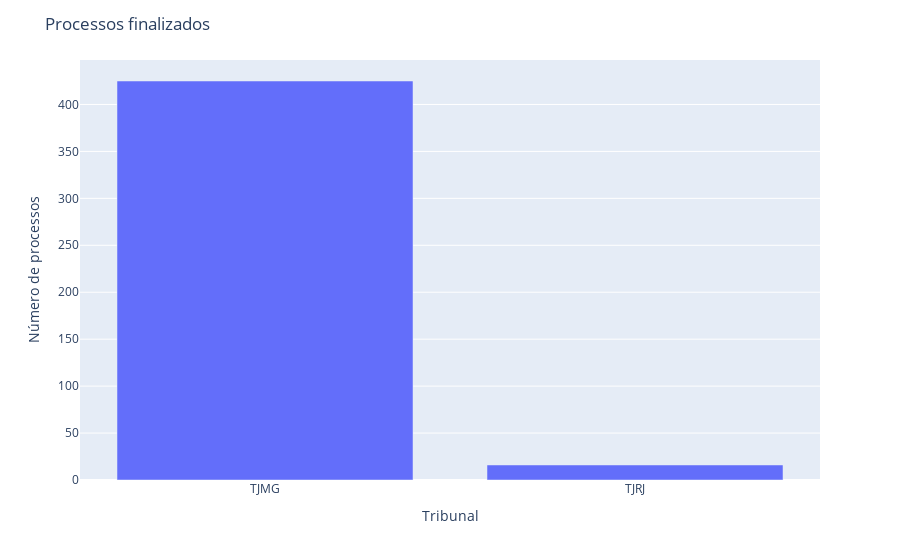

The code cell stored with this chart in its notebook:
### Code cell
closed_proc = df_moves[df_moves['descricao'] == 'Trânsito em julgado']['siglaTribunal'].value_counts().to_frame('count')
fig = px.bar(x=closed_proc.index, y=closed_proc['count'])
fig.update_layout(
    title='Processos finalizados',
    xaxis_title='Tribunal',
    yaxis_title='Número de processos'
)
fig.show()

### Figure 1 — Plotly figure (JSON) as saved in the notebook; plotly's stock layout.template omitted (floating-point values rounded to 4 significant figures)
{"data": [{"alignmentgroup": "True", "hovertemplate": "x=%{x}<br>y=%{y}<extra></extra>", "legendgroup": "", "marker": {"color": "#636efa"}, "name": "", "offsetgroup": "", "orientation": "v", "showlegend": false, "textposition": "auto", "type": "bar", "x": ["TJMG", "TJRJ"], "xaxis": "x", "y": [425, 16], "yaxis": "y"}], "layout": {"barmode": "relative", "legend": {"tracegroupgap": 0}, "margin": {"t": 60}, "title": {"text": "Processos finalizados"}, "xaxis": {"anchor": "y", "domain": [0, 1], "title": {"text": "Tribunal"}}, "yaxis": {"anchor": "x", "domain": [0, 1], "title": {"text": "Número de processos"}}}}
